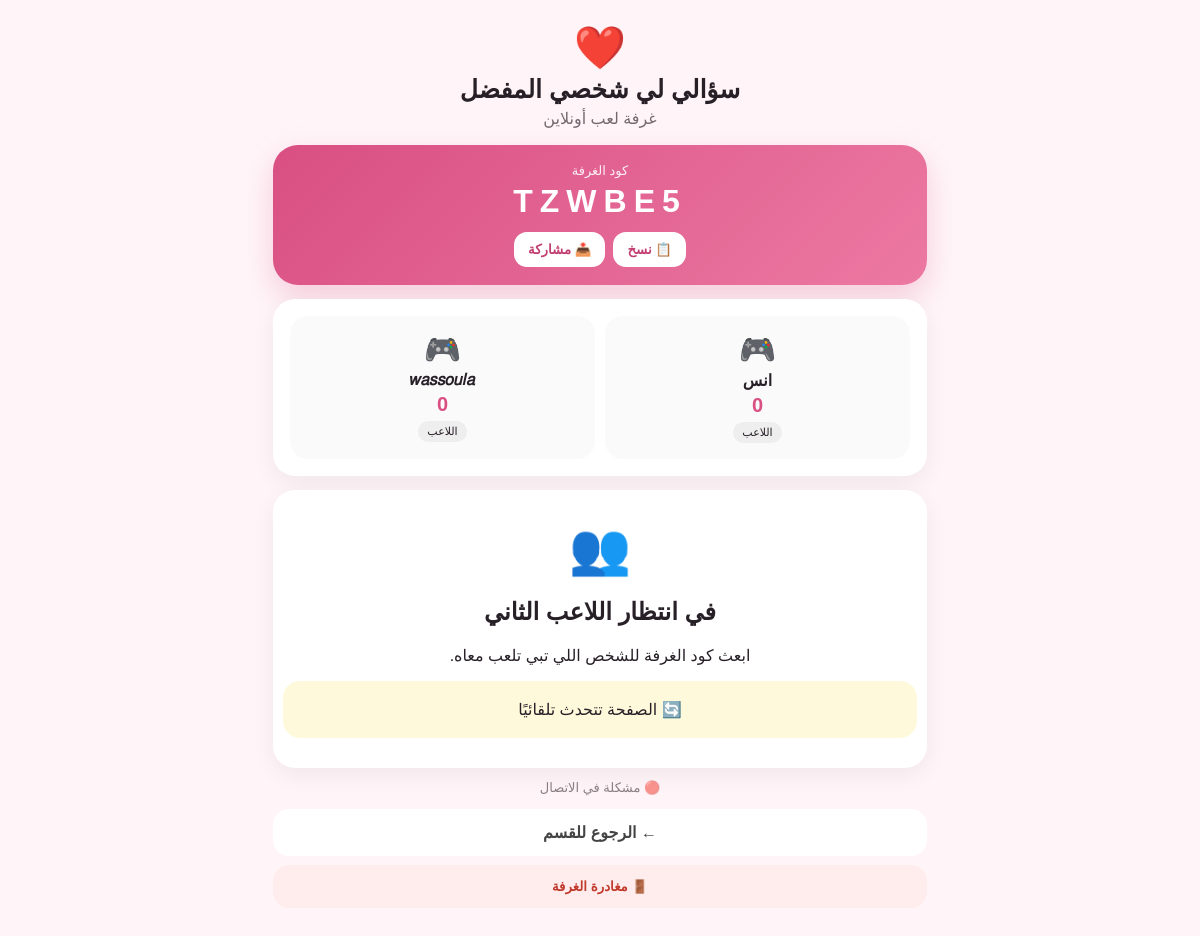
The app's page /room/TZWBE5 (signed in) with its own data.
### backup_before_full_game_1788328694/app.py (models this page shows)
class Room(db.Model):
    __tablename__ = "rooms"
    id = db.Column(db.Integer, primary_key=True)
    room_code = db.Column(db.String(12), unique=True, nullable=False)
    creator_id = db.Column(db.Integer, db.ForeignKey("user.id"), nullable=False)
    category = db.Column(db.String(50), nullable=False)
    card_number = db.Column(db.Integer, nullable=False, default=1)
    status = db.Column(db.String(20), nullable=False, default="waiting")
    created_at = db.Column(db.DateTime, server_default=db.func.now())
    current_question = db.Column(db.Integer, nullable=False, default=1)
    turn_user_id = db.Column(db.Integer, nullable=True)
    phase = db.Column(db.String(20), nullable=False, default="waiting")
    answer_text = db.Column(db.Text, nullable=True)
    answer_user_id = db.Column(db.Integer, nullable=True)
    judge_user_id = db.Column(db.Integer, nullable=True)
    score_player1 = db.Column(db.Integer, nullable=False, default=0)
    score_player2 = db.Column(db.Integer, nullable=False, default=0)

class User(db.Model):
    id = db.Column(db.Integer, primary_key=True)
    player_id = db.Column(db.String(8), unique=True, nullable=False)
    username = db.Column(db.String(40), unique=True, nullable=False)
    name = db.Column(db.String(80), nullable=False)
    father_name = db.Column(db.String(80), nullable=False)
    email = db.Column(db.String(150), unique=True, nullable=False)
    password_hash = db.Column(db.String(255), nullable=False)

### backup_before_full_game_1788328694/app.py (the view)
@app.route("/room/<room_code>")
@login_required
def room_page(room_code):
    room = Room.query.filter_by(
        room_code=room_code.upper()
    ).first_or_404()
    member = RoomMember.query.filter_by(
        room_id=room.id,
        user_id=session["user_id"]
    ).first()
    if not member:
        return redirect(url_for("rooms_page"))
    members = RoomMember.query.filter_by(room_id=room.id).all()
    member_data = []
    for item in members:
        user = db.session.get(User, item.user_id)
        if user:
            member_data.append({
                "id": user.id,
                "name": user.name,
                "username": user.username,
                "player_id": user.player_id,
                "role": item.role
            })
    players = [
        m for m in member_data
        if m["role"] == "player"
    ]
    spectators = [
        m for m in member_data
        if m["role"] != "player"
    ]
    return render_template(
        "room.html",
        room=room,
        members=member_data,
        players=players,
        spectators=spectators,
        my_role=member.role
    )

### backup_before_full_game_1788328694/app.py (called while the page is built)
def login_required(view):
    @wraps(view)
    def wrapped(*args, **kwargs):
        if "user_id" not in session:
            return redirect(url_for("login"))
        return view(*args, **kwargs)
    return wrapped

### backup_before_full_game_1788328694/templates/room.html (shortened to what this page needs)
<!doctype html>
<html lang="ar" dir="rtl">
<head>
</head>
<body>
<div class="online-room">
    <div class="top">
        <div class="logo">❤️</div>
        <h1>سؤالي لي شخصي المفضل</h1>
        <p>غرفة لعب أونلاين</p>
    </div>
    <div class="code-box">
        <div class="code-label">كود الغرفة</div>
        <div class="code" id="roomCode">
            {{ room.room_code }}
        </div>
        <div class="code-actions">
            <button class="small-btn" onclick="copyCode()">
                📋 نسخ
            </button>
            <button class="small-btn" onclick="shareRoom()">
                📤 مشاركة
            </button>
        </div>
    </div>
    <div class="card">
        <div class="players" id="players">
            {% for player in players %}
            <div class="player"
                 data-user="{{ player.user_id }}">
                <div class="avatar">🎮</div>
                <div class="name">
                    {{ player.name }}
                </div>
                <div class="score" id="score-{{ player.user_id }}">
                    0
                </div>
                <div class="badge">
                    اللاعب {{ player.player_slot }}
                </div>
            </div>
            {% endfor %}
        </div>
    </div>
    <div id="waiting" class="card waiting">
        <div class="waiting-icon">👥</div>
        <h2>في انتظار اللاعب الثاني</h2>
        <p>
            ابعث كود الغرفة للشخص اللي تبي تلعب معاه.
        </p>
        <div class="notice">
            🔄 الصفحة تتحدث تلقائيًا
        </div>
    </div>
    <div class="status" id="connectionStatus">
    </div>
    <div class="actions">
        <a
            class="back"
            href="{{ url_for('category', slug=room.category) }}">
            ← الرجوع للقسم
        </a>
        <form
            method="POST"
            action="{{ url_for('leave_room', room_code=room.room_code) }}">
            <button class="leave" type="submit">
                🚪 مغادرة الغرفة
            </button>
        </form>
    </div>
</div>
</body>
</html>

### backup_before_full_game_1788328694/templates/room.html (style rules this page uses)
* { box-sizing:border-box; }
body { margin:0; background:#fff5f8; font-family:Arial,Tahoma,sans-serif; color:#272027; }
.online-room { width:100%; max-width:680px; margin:auto; padding:15px 13px 35px; }
.top { text-align:center; padding:8px 0 12px; }
.logo { font-size:42px; }
.top h1 { margin:3px 0; font-size:25px; }
.top p { margin:5px 0; opacity:.65; }
.code-box { background:linear-gradient(135deg,#d94f82,#ec79a2); color:white; border-radius:25px; padding:18px; text-align:center; box-shadow:0 12px 30px rgba(217,79,130,.25); }
.code-label { font-size:13px; opacity:.9; }
.code { font-size:32px; font-weight:900; letter-spacing:7px; margin:5px 0 12px; }
.code-actions { display:flex; gap:8px; justify-content:center; }
.small-btn { border:0; background:white; color:#c13e70; border-radius:13px; padding:10px 14px; font-weight:800; cursor:pointer; }
.card { background:white; margin-top:14px; padding:17px; border-radius:22px; box-shadow:0 7px 25px rgba(0,0,0,.06); }
.players { display:grid; grid-template-columns:1fr 1fr; gap:10px; }
.player { padding:14px 10px; border-radius:18px; background:#fafafa; text-align:center; border:2px solid transparent; }
.avatar { font-size:30px; }
.name { font-weight:900; margin-top:4px; }
.score { color:#d94f82; font-weight:900; font-size:20px; margin-top:4px; }
.badge { display:inline-block; margin-top:5px; padding:4px 9px; border-radius:20px; background:#eee; font-size:11px; }
.waiting { text-align:center; padding:30px 10px; }
.waiting-icon { font-size:50px; }
.status { text-align:center; margin-top:12px; font-size:13px; opacity:.55; }
.actions { display:grid; gap:9px; margin-top:14px; }
.back { display:block; text-decoration:none; text-align:center; padding:14px; border-radius:16px; background:white; color:#444; font-weight:800; }
.leave { width:100%; border:0; padding:14px; border-radius:16px; background:#ffecec; color:#c0392b; font-weight:900; }
.notice { text-align:center; padding:15px; border-radius:17px; background:#fff9dc; margin-top:12px; line-height:1.7; }

### records on screen
Room: room_code "TZWBE5"
User: name "انس"
User: name "𝑤𝑎𝑠𝑠𝑜𝑢𝑙𝑎"
